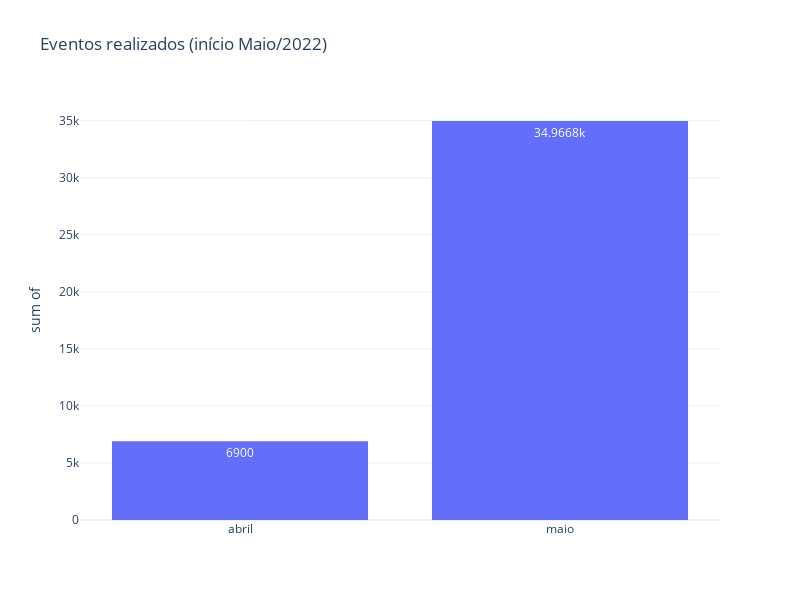

Notebook code cell kept with this figure:
### Code cell
fat = df_2022[df_2022['etapa'] == 'Realizado']
fig = px.histogram(fat, x= 'mes_evento', y= 'valor_total', text_auto=True, labels={'valor_total': '', 'mes_evento': ''},
            title='Eventos realizados (início Maio/2022)')
# df_2022.groupby('situação')
fig.show()
fig.write_html("eventos_realizados_2022.html")

### Figure 1 — Plotly figure (JSON) as saved in the notebook; plotly's stock layout.template omitted (floating-point values rounded to 4 significant figures)
{"data": [{"alignmentgroup": "True", "bingroup": "x", "histfunc": "sum", "hovertemplate": "=%{x}<br>sum of =%{y}<extra></extra>", "legendgroup": "", "marker": {"color": "#636efa", "pattern": {"shape": ""}}, "name": "", "offsetgroup": "", "orientation": "v", "showlegend": false, "texttemplate": "%{value}", "type": "histogram", "x": ["abril", "maio", "maio", "maio", "maio"], "xaxis": "x", "y": [6900, 9067.0, 7650, 5500, 12750], "yaxis": "y"}], "layout": {"barmode": "relative", "height": 600, "legend": {"tracegroupgap": 0}, "title": {"text": "Eventos realizados (início Maio/2022)"}, "width": 800, "xaxis": {"anchor": "y", "domain": [0, 1], "title": {"text": ""}}, "yaxis": {"anchor": "x", "domain": [0, 1], "title": {"text": "sum of "}}}}
